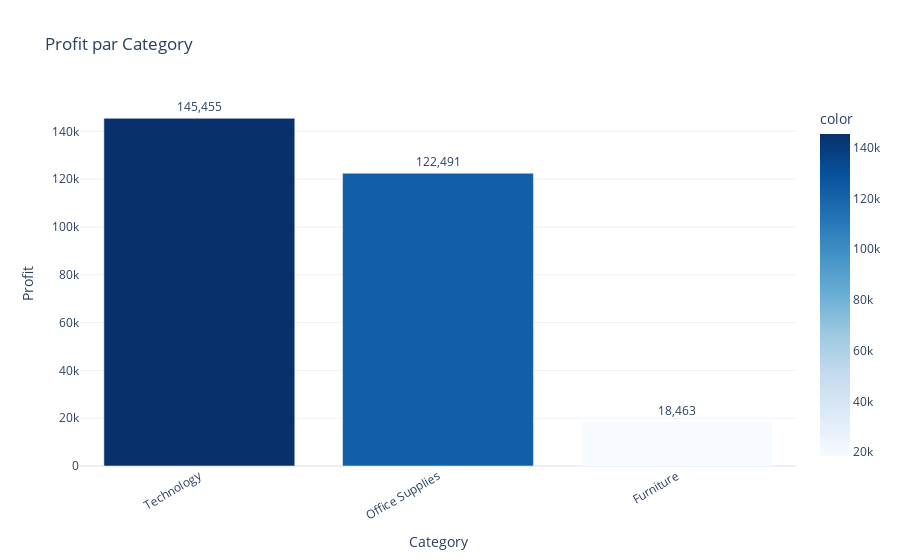
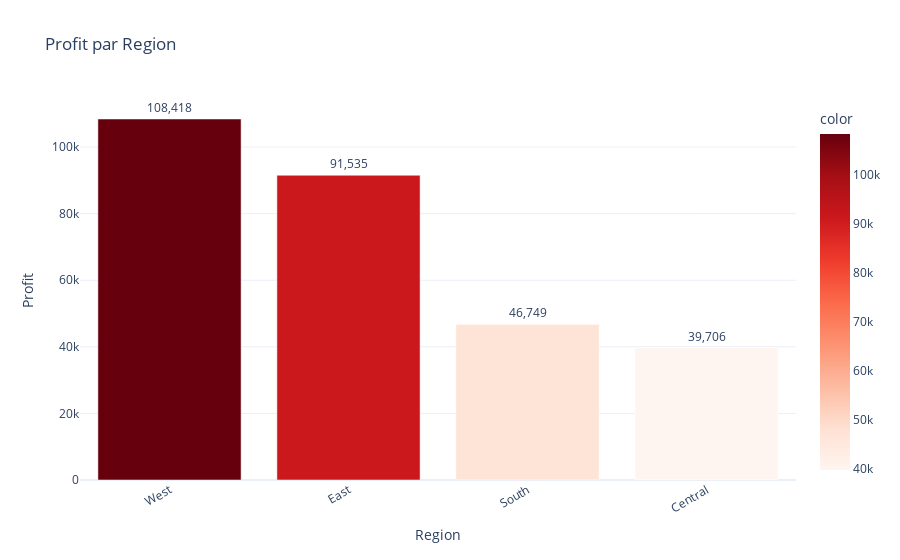

The code cell stored with these charts, in order, in its notebook:
### Markdown cell above
* Analyse par Catégorie et Région

### Code cell
# Profit par catégorie
profit_category = df_cleaned.groupby('category')['profit'].sum().sort_values(ascending=False)
print(profit_category)

# Profit par région
profit_region = df_cleaned.groupby('region')['profit'].sum().sort_values(ascending=False)
print(profit_region)

# Visualisation avec Plotly
fig = px.bar(
    profit_category,
    x=profit_category.index,
    y=profit_category.values,
    title="Profit par Category",
    labels={'x':'Category','y':'Profit'},
    color=profit_category.values,
    color_continuous_scale='Blues'
)

fig.update_traces(texttemplate='%{y:,.0f}', textposition='outside')
fig.update_layout(template='plotly_white', xaxis_tickangle=-30)
fig.show()

fig = px.bar(profit_region, x=profit_region.index, y=profit_region.values, 
             title="Profit par Region", labels={'x':'Region','y':'Profit'}, color=profit_region.values, color_continuous_scale="Reds")
fig.update_traces(texttemplate='%{y:,.0f}', textposition='outside')
fig.update_layout(template='plotly_white', xaxis_tickangle=-30)
fig.show()

### Figure 1 — Plotly figure (JSON) as saved in the notebook; plotly's stock layout.template omitted (floating-point values rounded to 4 significant figures)
{"data": [{"hovertemplate": "Category=%{x}<br>Profit=%{y}<br>color=%{marker.color}<extra></extra>", "legendgroup": "", "marker": {"color": [145500.0, 122500.0, 18460.0], "coloraxis": "coloraxis", "pattern": {"shape": ""}}, "name": "", "orientation": "v", "showlegend": false, "textposition": "outside", "texttemplate": "%{y:,.0f}", "type": "bar", "x": ["Technology", "Office Supplies", "Furniture"], "xaxis": "x", "y": [145500.0, 122500.0, 18460.0], "yaxis": "y"}], "layout": {"barmode": "relative", "coloraxis": {"colorbar": {"title": {"text": "color"}}, "colorscale": [[0, "rgb(247,251,255)"], [0.125, "rgb(222,235,247)"], [0.25, "rgb(198,219,239)"], [0.375, "rgb(158,202,225)"], [0.5, "rgb(107,174,214)"], [0.625, "rgb(66,146,198)"], [0.75, "rgb(33,113,181)"], [0.875, "rgb(8,81,156)"], [1, "rgb(8,48,107)"]]}, "legend": {"tracegroupgap": 0}, "title": {"text": "Profit par Category"}, "xaxis": {"anchor": "y", "domain": [0, 1], "tickangle": -30, "title": {"text": "Category"}}, "yaxis": {"anchor": "x", "domain": [0, 1], "title": {"text": "Profit"}}}}

### Figure 2 — Plotly figure (JSON) as saved in the notebook; plotly's stock layout.template omitted (floating-point values rounded to 4 significant figures)
{"data": [{"hovertemplate": "Region=%{x}<br>Profit=%{y}<br>color=%{marker.color}<extra></extra>", "legendgroup": "", "marker": {"color": [108400.0, 91530.0, 46750.0, 39710.0], "coloraxis": "coloraxis", "pattern": {"shape": ""}}, "name": "", "orientation": "v", "showlegend": false, "textposition": "outside", "texttemplate": "%{y:,.0f}", "type": "bar", "x": ["West", "East", "South", "Central"], "xaxis": "x", "y": [108400.0, 91530.0, 46750.0, 39710.0], "yaxis": "y"}], "layout": {"barmode": "relative", "coloraxis": {"colorbar": {"title": {"text": "color"}}, "colorscale": [[0, "rgb(255,245,240)"], [0.125, "rgb(254,224,210)"], [0.25, "rgb(252,187,161)"], [0.375, "rgb(252,146,114)"], [0.5, "rgb(251,106,74)"], [0.625, "rgb(239,59,44)"], [0.75, "rgb(203,24,29)"], [0.875, "rgb(165,15,21)"], [1, "rgb(103,0,13)"]]}, "legend": {"tracegroupgap": 0}, "title": {"text": "Profit par Region"}, "xaxis": {"anchor": "y", "domain": [0, 1], "tickangle": -30, "title": {"text": "Region"}}, "yaxis": {"anchor": "x", "domain": [0, 1], "title": {"text": "Profit"}}}}
